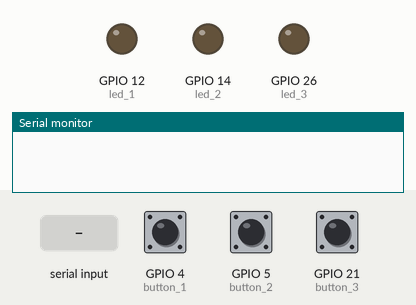
A sketch run on a simulated ESP32. Shown: output pins drawn as LEDs (lit = HIGH), the last lines printed to the serial monitor. Inputs (shaded band) come from the test bench; at power-on: GPIO 4 (button_1) HIGH, GPIO 5 (button_2) HIGH, GPIO 21 (button_3) HIGH.

Above: at 1.0 s.
1.1 s: "1\n" received over Serial
At 6.8 s:
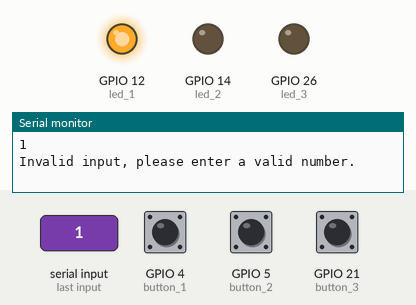
Timing chart, 0 to 13.5 s (numbered marks = the images above; inputs shaded):
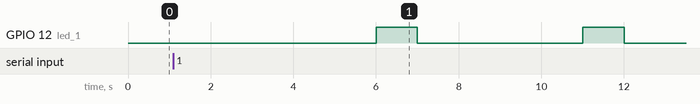

The sketch:

Task_10.ino
```cpp
#if CONFIG_FREERTOS_UNICORE
static const BaseType_t app_cpu = 0;
#else
static const BaseType_t app_cpu = 1;
#endif


QueueHandle_t xQueue;


#define button_1 4
#define button_2 5
#define button_3 21

#define led_1 12
#define led_2 14
#define led_3 26

int data = 0;

void readserialmonitor(void *parameter) {
  while (1) {
    if (Serial.available() > 0) {  // Check if data is available
      data = Serial.parseInt();    // Read an integer
      if (data >= 1 && data <= 3) {
        Serial.println(data);                      // Print the entered value
        xQueueSend(xQueue, &data, portMAX_DELAY);  //send the value in queue
      } else {
        Serial.println("Invalid input, please enter a valid number.");
      }
    }
    vTaskDelay(100 / portTICK_PERIOD_MS);  // Delay for 2 seconds before
  }
}

void readbutton(void *parameter) {
  while (1) {
    data = 0;
    if (digitalRead(button_1) == LOW) {  //read the button press and make the data 1 2 3 to turn on corresponding led
      data = 1;
    }
    if (digitalRead(button_2) == LOW) {
      data = 2;
    }
    if (digitalRead(button_3) == LOW) {
      data = 3;
    }
    if (data >= 0) {  //if it is the correct data send it
      if (xQueueSend(xQueue, &data, portMAX_DELAY) == pdTRUE)
        ;
    }
    vTaskDelay(200 / portTICK_PERIOD_MS);  // Delay
  }
}

void printData(void *parameter) {
  while (1) {
    if (xQueueReceive(xQueue, &data, portMAX_DELAY)) {  //receive the data
      if (data == 1) {
        digitalWrite(led_1, HIGH);  //turn on the corresponding led
      } else if (data == 2) {
        digitalWrite(led_2, HIGH);
      } else if (data == 3) {
        digitalWrite(led_3, HIGH);
      }
      vTaskDelay(1000 / portTICK_PERIOD_MS);  //turn on for 1sec

      digitalWrite(led_1, LOW);  //turn off all the led
      digitalWrite(led_2, LOW);
      digitalWrite(led_3, LOW);
    }
  }
}

void setup() {
  // put your setup code here, to run once:

  Serial.begin(115200);
  pinMode(button_1, INPUT_PULLUP);
  pinMode(button_2, INPUT_PULLUP);
  pinMode(button_3, INPUT_PULLUP);

  pinMode(led_1, OUTPUT);
  pinMode(led_2, OUTPUT);
  pinMode(led_3, OUTPUT);

  xQueue = xQueueCreate(5, sizeof(int));

  xTaskCreatePinnedToCore(readbutton, "read the data", 2048, NULL, 1, NULL, app_cpu);
  xTaskCreatePinnedToCore(printData, "print the data", 2048, NULL, 1, NULL, app_cpu);
  xTaskCreatePinnedToCore(readserialmonitor, "read from serial monitor", 2048, NULL, 1, NULL, app_cpu);

  vTaskDelete(NULL);
}

void loop() {
  // put your main code here, to run repeatedly:
}
```

Measured:
- after the input at 1.1 s, GPIO 12 (led_1): alternates HIGH for 1.0 s and LOW for 4.0 s, starting after 4.9 s
